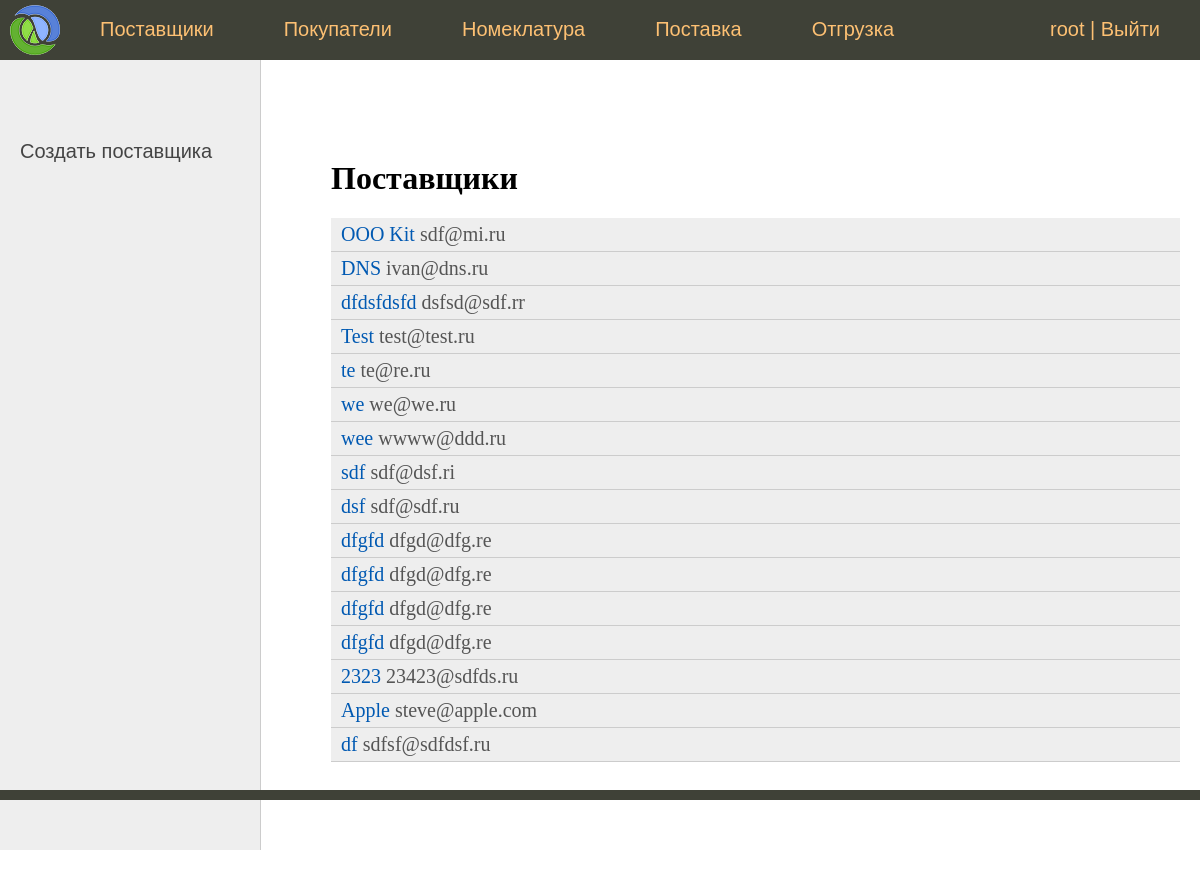
The app's page /vendor/ (signed in), older data.
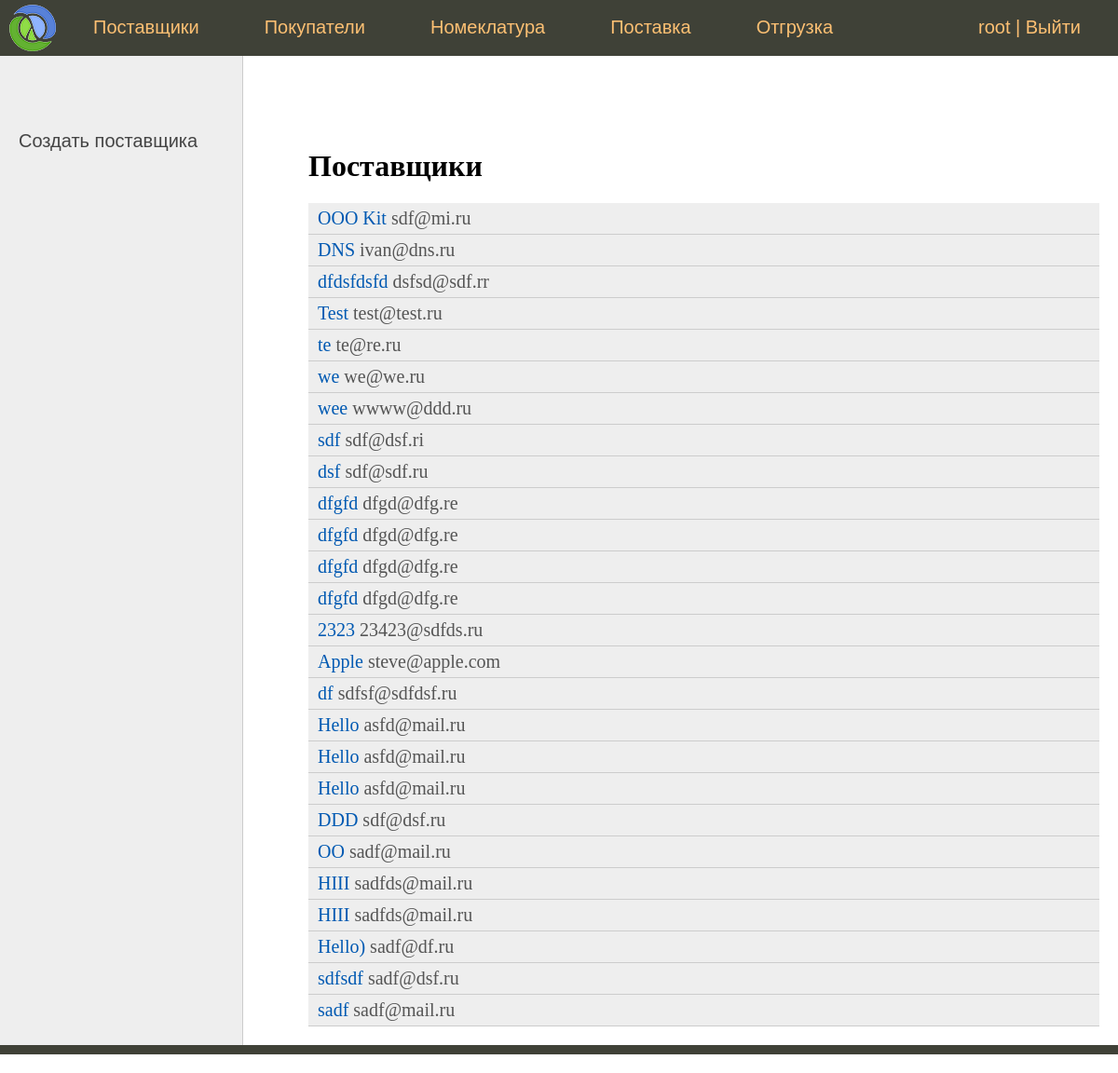
The same page, newer data.
### sklad/models.py (models this page shows, shortened)
class Contactor(models.Model):
    fio = models.CharField('Фамилия Имя Отчество', max_length=100)
    email = models.EmailField('Email')
    phone = models.IntegerField('Телефон')

class Vendor(Contactor):
    name = models.CharField('Наименование', max_length=100)
    address = models.CharField('Адрес', max_length=100)
    categories = models.ManyToManyField(
        Category,
        verbose_name='Категории'
    )
    bank_details = models.OneToOneField(
        BankDetails,
        on_delete=models.DO_NOTHING,
        verbose_name='Банковские реквизиты'
    )
    def get_absolute_url(self):
        return reverse('vendor', kwargs={'pk': self.pk})
    class Meta:
        verbose_name = 'Поставщик'
        verbose_name_plural = 'Поставщики'

class Contactor(models.Model):
    fio = models.CharField('Фамилия Имя Отчество', max_length=100)
    email = models.EmailField('Email')
    phone = models.IntegerField('Телефон')

### sklad/views.py (the view)
# urls.py: path('vendor/', VendorListView.as_view(), name='vendor_list'),  #
class VendorListView(SuperUserRequiredMixin, DataMixin, ListView):
    model = Vendor
    template_name = 'sklad/contactor_list.html'
    context_object_name = 'vendors'
    def get_context_data(self, *, object_list=None, **kwargs):
        context = super().get_context_data(**kwargs)
        c_def = self.get_user_context(title="Главная страница")
        context = dict(list(context.items()) + list(c_def.items()))
        context['left_menu'] = [
            {'url_name': 'vendor_add', 'title': 'Создать поставщика'}
        ]
        context['title'] = 'Поставщики'
        return context

### sklad/mixin.py (called while the page is built)
    def dispatch(self, request, *args, **kwargs):
        if not request.user.is_superuser:
            return self.handle_no_permission()
        return super().dispatch(request, *args, **kwargs)

    def get_user_context(self, **kwargs):
        context = kwargs
        if self.request.user.is_superuser:
            context['menu'] = menu
        return context

### sklad/templates/sklad/contactor_list.html (shortened to what this page needs)
{% extends 'sklad/base.html' %}
{% block left_menu %}
    {% include 'sklad/left_menu.html' %}
{% endblock %}
{% block content %}
<h1>{{ title }}</h1>
<ul class="list-articles">
    {% if buyers %}
	{% for n in buyers %}
        <li>
            <div class="article-panel">
                <p class="first"><a href="{{ n.get_absolute_url }}">{{ n.fio }}</a> {{ n.email }}</p>
                <p class="last"></p>
            </div>
			<div class="clear"></div>
        </li>
	{% endfor %}
    {% elif vendors %}
 	{% for n in vendors %}
        <li>
            <div class="article-panel">
                <p class="first"><a href="{{ n.get_absolute_url }}">{{ n.name }}</a> {{ n.email }}</p>
            </div>
        </li>
	{% endfor %}
    {% endif %}
</ul>
{% endblock %}

### sklad/templates/sklad/base.html (shortened to what this page needs)
{% load static %}
<!DOCTYPE html>
<html>
<head>
	<link type="text/css" href="{% static 'sklad/css/styles.css' %}" rel="stylesheet" />
</head>
<body>
<table class="table-page" border=0 cellpadding="0" cellspacing="0">
<tr><td valign=top>
{% block mainmenu %}
		<div class="header">
			<ul id="mainmenu" class="mainmenu">
			<li class="logo"><a href="{% url 'home' %}"><div class="logo"></div></a></li>
{% for m in menu %}
			<li><a href="{% url m.url_name %}">{{m.title}}</a></li>
{% endfor %}
            {% if request.user.is_authenticated %}
				<li class="last">{{ user.username }} | <a href="{% url 'logout' %}">Выйти</a></li>
            {% else %}
                <li class="last"><a href="{% url 'login' %}">Войти</a></li>
            {% endif %}
			</ul>
		</div>
{% endblock mainmenu %}
<table class="table-content" border=0 cellpadding="0" cellspacing="0">
<tr>
	<td valign="top" class="left-chapters">
{% block left_menu %}{% endblock %}
</td>
<td valign="top" class="content">
	<div class="content-text">
{% block content %}
{% endblock %}
	</div>
</td></tr></table>
</td></tr>
<tr><td valign=top>
	<div id="footer">
	</div>
</td></tr></table>
</body>
</html>

Row changes from the older to the newer data that the page shows:
added Vendor: name "Hello", email "asfd@mail.ru"
added Vendor: name "Hello", email "asfd@mail.ru"
added Vendor: name "Hello", email "asfd@mail.ru"
added Vendor: name "DDD", email "sdf@dsf.ru"
added Vendor: name "OO", email "sadf@mail.ru"
added Vendor: name "HIII", email "sadfds@mail.ru"
added Vendor: name "HIII", email "sadfds@mail.ru"
added Vendor: name "Hello)", email "sadf@df.ru"
added Vendor: name "sdfsdf", email "sadf@dsf.ru"
added Vendor: name "sadf", email "sadf@mail.ru"
